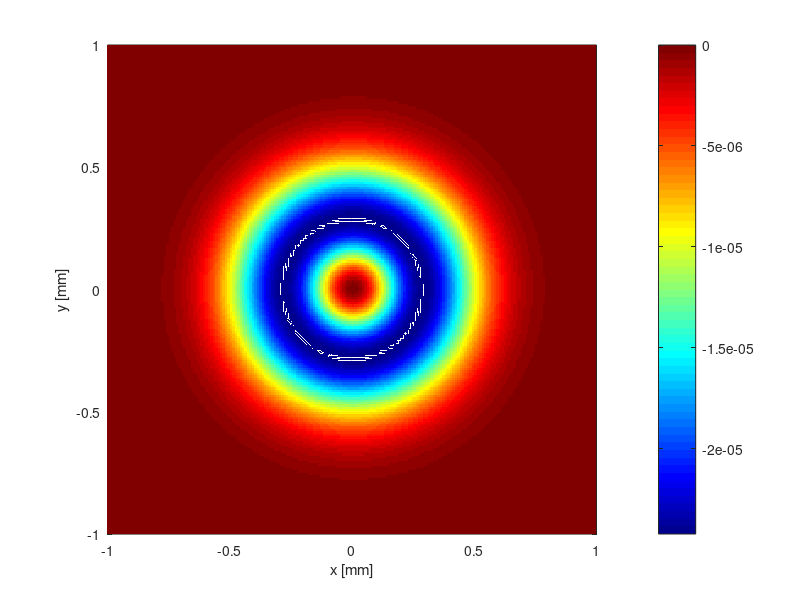

MATLAB code for this plot: (Note: this script raises an error after producing the figure.)
%   Copyright 2023 Kyoto University
%   Author: Shuntaro Yamato
%   Last modified: 2023/07/15

%   This script provides an example of bulk removal optimization (in 2D) to suppress accleration

%% Initialization
close all; 
clear; 
clc
Currentfolder = pwd;

%% Define PIF used for feedrate scheduling
% The PIF model referred to the following reference:
% Y. Han et al. (2020) Region adaptive scheduling for time-dependent
% processes with optimal use of machine dynamics. Int. J. Mach. Tools
% Manuf. 156:103589. https://doi.org/10.1016/j.ijmachtools.2020.103589

PIFtype = 2;
switch PIFtype
    case 1
        a(1) = -1.5e-5;
        b(1) = 0.1968;
    case 2
        a(1) = -1.5e-4;
        b(1) = 0.2268;
        a(2) = 1.5e-4;
        b(2) = 0.1818;
end
Ngauss = length(a);
PIF.func = @(x,y)0;
for i = 1:Ngauss
    temp = @(x,y)a(i) * exp(-1/2 * (x - 0).^2 ./ b(i)^2 - 1/2 * (y - 0).^2 ./ b(i).^2);
    PIF.func = @(x,y)PIF.func(x,y) + temp(x,y);
end
dx = 0.01; dy = 0.01;
x = (-1:dx:1)';
y = (-1:dy:1)';
[x,y] = meshgrid(x,y);
H = PIF.func(x,y);
figure;
surf(x,y,H,'EdgeColor','none');
colormap jet; c = colorbar;
view([0,0,1])
box on; axis tight; axis square
xlabel('x [mm]'); ylabel('y [mm]');
c.Label.String = 'Removal rate [mm/s]';

ds = dx*dy; % [mm^2]
VRR = sum(H(:))*ds; % [mm^3/s]
disp(['Volmetric removal rate (VRR) is ',num2str(VRR),' mm^3/s'])


%% Load exact shceduled feed-rate data %%%%%%%%%%%%%%%%%%%%%%%%%%%%
load('Scheduledfeedrate_example_beforeBRO.mat'); % Get feedrate(F [mm/s]) and position (X [mm])
t = gettimevec(X,F); % get time vector
A = getacc_spatial(X,F); % get accleration in spatial domain
disp(['Process time of a single raster path before BRO is ' num2str(t(end)), ' [s]'])

figure('name','Results','Position',[10 1080*1/20 1920*1/2 1080*1/2]); fig = gcf;
subplot(221);  hold on; grid on; box on;
plot(X,F,'b','Linewidth',1.5);
ylabel('Feed [mm/s]'); xlabel('Position [mm]')
legend('Before BRO')
title('Feedrate in spatial domain')

subplot(222); hold on; grid on; box on;
plot(t,F,'b','Linewidth',1.5);
ylabel('Feed [mm/s]'); xlabel('Time [s]')
legend('Before BRO')
title('Feedrate in time domain')

subplot(223);  hold on; grid on; box on;
h11 = plot(X,A,'b','Linewidth',1.5);
ylabel('Accleration [mm/s^2]'); xlabel('Position [mm]')
legend('Before BRO')
title('Accleration in spatial domain')

subplot(224); hold on; grid on; box on;
h21 = plot(t,A,'b','Linewidth',1.5);
ylabel('Accleration [mm/s^2]'); xlabel('Time [s]')
legend('Before BRO')
title('Accleration in time domain')


%% Bulk removal optimization
PIF.R = 1; % Define PIF radius [mm]
Amax = 250; % mm/s^2, maximum accleration
pitch = 0.06; % path spacing [mm]

Hfold = foldingPIF(X,PIF,pitch); % Calculate folded PIF
figure; grid on; hold on; box on
plot(X,Hfold,'b','Linewidth',1.5);
xlabel('X [mm]'); ylabel('Removal rate [mm/s]');
title('Folded 3D PIF')

[Fo,bulk,Dbulk] = bulkremovaloptimization(X,F,Amax,Hfold);
to = gettimevec(X,Fo); % get time vector
Ao = getacc_spatial(X,Fo); % get accleration in spatial domain
disp(['Process time of a single raster path after BRO is ' num2str(to(end)), ' [s]'])

figure(fig);
subplot(221);
plot(X,Fo,'r','Linewidth',1.5); legend('Before BRO','After BRO')

subplot(222);
plot(to,Fo,'r','Linewidth',1.5); legend('Before BRO','After BRO')

subplot(223);
h12 = plot(X,Ao,'r','Linewidth',1.5); 
yline(Amax,':k','LineWidth',1); yline(-Amax,':k','LineWidth',1);
legend([h11,h12],'Before BRO','After BRO')

subplot(224);
h22 = plot(to,Ao,'r','Linewidth',1.5); legend('Before BRO','After BRO')
yline(Amax,':k','LineWidth',1); yline(-Amax,':k','LineWidth',1);
legend([h21,h22],'Before BRO','After BRO')
